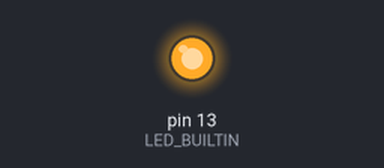
A sketch run on a simulated Arduino Uno, built with avr-gcc and run on an emulated ATmega328P. On the bench: output pins drawn as LEDs (lit = HIGH). What the sketch prints to the serial monitor is not drawn.

Above: at 10.8 s.
Timing chart, 0 to 43.0 s (numbered marks = the images above):
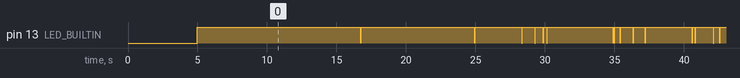

The sketch:

findprimes.ino
```cpp
#include <Arduino.h>

/*
On NodeMCU v3: 1138352 ms
On Arduino Nano: 1379961 ms
On Arduino UNO R4 Wifi: 1649685 ms
On ESP32 C3 Super Mini: 1086913 ms
*/

bool done = false;
unsigned long count = 0;
unsigned long number = 3;
char temp[50];
unsigned long startTime;

#if !defined(LED_BUILTIN)
#define LED_BUILTIN 0
#endif

void setup(void)
{
   pinMode(LED_BUILTIN, OUTPUT);

   Serial.begin(9600);
   Serial.println("Finding first 20000 primes");
   delay(5000);

   startTime = millis();
}

bool isPrime(unsigned long number)
{
   for (unsigned long i = 2; i < sqrt(number); ++i)
   {
      if (number % i == 0)
      {
         return false;
      }
   }

   return true;
}

void loop(void)
{
   if (done)
   {
      delay(100);
      return;
   }

   digitalWrite(LED_BUILTIN, LOW);

   if (isPrime(number))
   {
      digitalWrite(LED_BUILTIN, HIGH);
      count++;
      sprintf(temp, "Prime #%ld = %ld", count, number);
      Serial.println(temp);
      if (count == 20000)
      {
         sprintf(temp, "Done. Took %ld ms", millis() - startTime);
         Serial.println(temp);
         done = true;
         digitalWrite(LED_BUILTIN, LOW);
      }

      delay(50);
   }

   number += 2;
}
```

Measured:
- by itself, everything shown: repeats every 58.5 s, in 302 steps
